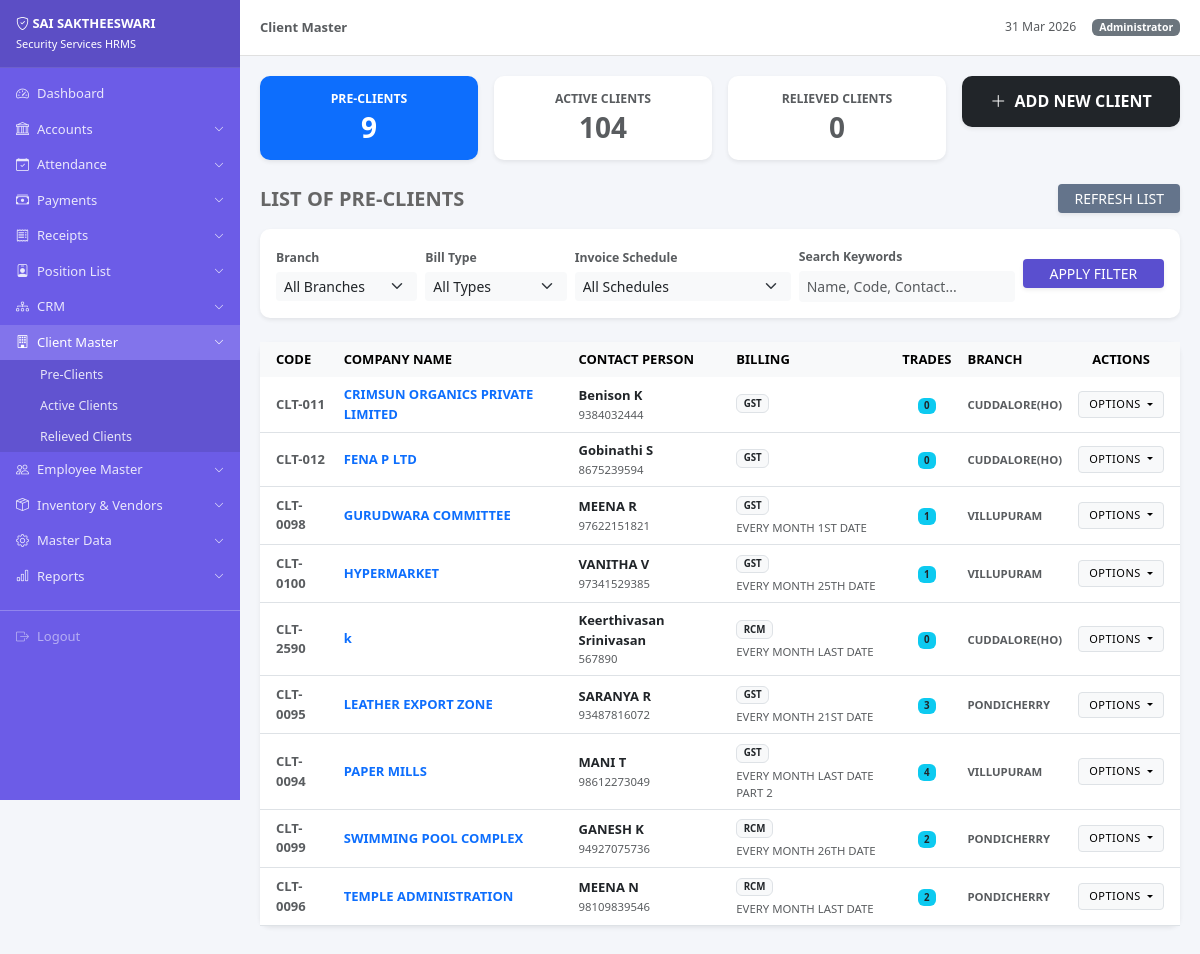
Page /index.php?url=clients/index&status=pre_client (signed in) on the committed database.
### tables this page shows
CREATE TABLE `clients` (
  `id` int(11) NOT NULL,
  `client_code` varchar(20) DEFAULT NULL,
  `company_name` varchar(200) NOT NULL,
  `contact_person` varchar(100) DEFAULT NULL,
  `role` varchar(50) DEFAULT NULL,
  `mobile` varchar(15) DEFAULT NULL,
  `whatsapp` varchar(15) DEFAULT NULL,
  `phone` varchar(20) DEFAULT NULL,
  `ext_no` varchar(20) DEFAULT NULL,
  `email` varchar(100) DEFAULT NULL,
  `gstin` varchar(20) DEFAULT NULL,
  `address` text DEFAULT NULL,
  `branch` varchar(50) DEFAULT 'CUDDALORE(HO)',
  `field_officer` varchar(100) DEFAULT NULL,
  `state` varchar(50) DEFAULT 'TAMIL NADU',
  `district` varchar(50) DEFAULT NULL,
  `taluk` varchar(50) DEFAULT NULL,
  `town` varchar(50) DEFAULT NULL,
  `pincode` varchar(10) DEFAULT NULL,
  `service_shifts` varchar(255) DEFAULT NULL,
  `invoice_schedule` varchar(100) DEFAULT NULL,
  `invoice_calculation_by` varchar(100) DEFAULT NULL,
  `bill_type` enum('GST','RCM','EXEMPT') DEFAULT 'GST',
  `status` enum('pre_client','active','inactive') DEFAULT 'pre_client',
  `reference` varchar(100) DEFAULT NULL,
  `work_order_no` varchar(50) DEFAULT NULL,
  `contract_start` date DEFAULT NULL,
  `contract_end` date DEFAULT NULL,
  `contract_value` decimal(15,2) DEFAULT 0.00,
  `notes` text DEFAULT NULL,
  `created_at` timestamp NOT NULL DEFAULT current_timestamp(),
  `quotation_file` varchar(255) DEFAULT NULL,
  `preclient_remarks` text DEFAULT NULL,
  `gst_exempted` varchar(10) DEFAULT 'No',
  `gst_calc_method` varchar(50) DEFAULT NULL,
  `sac_code` varchar(50) DEFAULT NULL,
  `salary_calc_employee` varchar(50) DEFAULT NULL,
  `month_denominator` varchar(50) DEFAULT NULL,
  `work_order_date` date DEFAULT NULL,
  `tds_avail` varchar(10) DEFAULT 'No',
  `tds_percent` decimal(5,2) DEFAULT NULL,
  `tds_on_gst_percent` decimal(5,2) DEFAULT NULL,
  `epf_avail` varchar(10) DEFAULT 'No',
  `epf_percent` decimal(5,2) DEFAULT NULL,
  `epf_on_value` varchar(50) DEFAULT NULL,
  `esi_avail` varchar(10) DEFAULT 'No',
  `esi_percent` decimal(5,2) DEFAULT NULL,
  `esi_on_value` varchar(50) DEFAULT NULL,
  `weekly_off_for` varchar(255) DEFAULT NULL,
  `company_off_days` varchar(255) DEFAULT NULL,
  `hours_per_duty` int(11) DEFAULT 8,
  `bill_send_by` varchar(50) DEFAULT NULL,
  `grace_period` int(11) DEFAULT 0,
  `service_charges_avail` varchar(10) DEFAULT 'No',
  `service_charges_type` varchar(20) DEFAULT NULL,
  `service_charges_value` decimal(10,2) DEFAULT NULL,
  `doc_attach_invoice` text DEFAULT NULL,
  `prev_contractor_name` varchar(100) DEFAULT NULL,
  `prev_contractor_mobile` varchar(20) DEFAULT NULL,
  `strength` varchar(50) DEFAULT NULL,
  `bank_account_show` varchar(100) DEFAULT NULL,
  `bill_header` varchar(10) DEFAULT 'YES',
  `bill_footer` varchar(10) DEFAULT 'YES'
);

### controllers/BaseController.php (called while the page is built, shortened)
<?php
class BaseController {
    protected PDO $pdo;
    public function __construct(PDO $pdo) {
        $this->pdo = $pdo;
    }
    protected function view(string $viewPath, array $data = []): void {
        extract($data);
        require BASE_PATH . '/views/layout/header.php';
        require BASE_PATH . '/views/' . $viewPath . '.php';
        require BASE_PATH . '/views/layout/footer.php';
    }
    protected function fetchAll(string $sql, array $params = []): array {
        $stmt = $this->pdo->prepare($sql);
        $stmt->execute($params);
        return $stmt->fetchAll();
    }
}

### controllers/ClientController.php (called while the page is built, shortened)
<?php
require_once BASE_PATH . '/controllers/BaseController.php';
class ClientController extends BaseController {
    public function index(?string $param = null): void {
        $status   = Helper::get('status', 'active');
        $search   = Helper::get('search');
        $where = 'WHERE status=?'; $params = [$status];
        $clients  = $this->fetchAll("SELECT c.*, (SELECT COUNT(*) FROM trades WHERE client_id = c.id) AS total_trades FROM clients c $where ORDER BY c.company_name", $params);
        $counts = [
            'pre_client' => (int)$this->pdo->query("SELECT COUNT(*) FROM clients WHERE status='pre_client'")->fetchColumn(),
            'active'     => (int)$this->pdo->query("SELECT COUNT(*) FROM clients WHERE status='active'")->fetchColumn(),
            'inactive'   => (int)$this->pdo->query("SELECT COUNT(*) FROM clients WHERE status='inactive'")->fetchColumn(),
        ];
        $this->view('clients/index', compact('clients','status','search','branch','schedule','billType','branches','schedules','counts')
            + ['pageTitle' => 'Client Master', 'active' => 'clients']);
    }
}

### index.php (called while the page is built, shortened)
<?php
require_once BASE_PATH . '/config/db.php';
require_once BASE_PATH . '/helpers/Helper.php';
$rawUrl = isset($_GET['url']) ? trim($_GET['url'], '/') : '';
$rawUrl = preg_replace('/\.php.*$/', '', $rawUrl);
$rawUrl = preg_replace('/[^a-zA-Z0-9_\/]/', '', $rawUrl);
$parts  = explode('/', $rawUrl);
$method = (isset($parts[1]) && $parts[1] !== '') ? $parts[1] : 'index';
$param  = $parts[2] ?? null;
$controller = new $controllerName($pdo);
$controller->$method($param);

### helpers/Helper.php (called while the page is built, shortened)
<?php
class Helper {
    public static function get(string $key, $default = ''): string {
        return isset($_GET[$key]) ? trim($_GET[$key]) : $default;
    }
}

### views/clients/index.php (the view, shortened to what this page needs)
<?php
$statusLabel = strtoupper(str_replace('_','-',$status));
?>
<div class="row g-3 mb-4">
  <div class="col-md-3">
    <a href="<?= u('clients/index') ?>&status=pre_client" class="text-decoration-none">
      <div class="card border-0 shadow-sm <?= $status==='pre_client'?'bg-primary text-white':'bg-white text-muted' ?>" style="border-radius:10px">
        <div class="card-body p-3 text-center">
          <h6 class="mb-1 small fw-bold">PRE-CLIENTS</h6>
          <h3 class="mb-0 fw-bold"><?= $counts['pre_client'] ?></h3>
        </div>
      </div>
    </a>
  </div>
  <div class="col-md-3">
    <a href="<?= u('clients/index') ?>&status=active" class="text-decoration-none">
      <div class="card border-0 shadow-sm <?= $status==='active'?'bg-success text-white':'bg-white text-muted' ?>" style="border-radius:10px">
        <div class="card-body p-3 text-center">
          <h6 class="mb-1 small fw-bold">ACTIVE CLIENTS</h6>
          <h3 class="mb-0 fw-bold"><?= $counts['active'] ?></h3>
        </div>
      </div>
    </a>
  </div>
  <div class="col-md-3">
    <a href="<?= u('clients/index') ?>&status=inactive" class="text-decoration-none">
      <div class="card border-0 shadow-sm <?= $status==='inactive'?'bg-danger text-white':'bg-white text-muted' ?>" style="border-radius:10px">
        <div class="card-body p-3 text-center">
          <h6 class="mb-1 small fw-bold">RELIEVED CLIENTS</h6>
          <h3 class="mb-0 fw-bold"><?= $counts['inactive'] ?></h3>
        </div>
      </div>
    </a>
  </div>
  <div class="col-md-3">
    <a href="<?= u('clients/add') ?>" class="text-decoration-none">
      <div class="card border-0 shadow-sm bg-dark text-white" style="border-radius:10px">
        <div class="card-body p-3 text-center d-flex align-items-center justify-content-center" style="height: 100%;">
          <h6 class="mb-0 fw-bold"><i class="bi bi-plus-lg me-1"></i> ADD NEW CLIENT</h6>
        </div>
      </div>
    </a>
  </div>
</div>
<div class="d-flex justify-content-between align-items-center mb-3">
  <h5 class="mb-0 text-uppercase fw-semibold" style="color:#666">LIST OF <?= $statusLabel ?>S</h5>
  <a href="<?= u('clients/index') ?>&status=<?= htmlspecialchars($status) ?>" class="btn btn-secondary btn-sm px-3 shadow-sm border-0" style="background:#64748b">
    REFRESH LIST
  </a>
</div>
<div class="card mb-4 border-0 shadow-sm" style="border-radius:10px">
  <div class="card-body p-3">
    <form class="row g-2 align-items-center" method="GET" action="index.php">
      <div class="col-md-2">
        <label class="small fw-bold text-muted mb-1">Branch</label>
        <select name="branch" class="form-select form-select-sm border-0 bg-light">
          <option value="">All Branches</option>
        </select>
      </div>
      <div class="col-md-2">
        <label class="small fw-bold text-muted mb-1">Bill Type</label>
        <select name="bill_type" class="form-select form-select-sm border-0 bg-light">
          <option value="">All Types</option>
        </select>
      </div>
      <div class="col-md-3">
        <label class="small fw-bold text-muted mb-1">Invoice Schedule</label>
        <select name="schedule" class="form-select form-select-sm border-0 bg-light">
          <option value="">All Schedules</option>
        </select>
      </div>
      <div class="col-md-3">
        <label class="small fw-bold text-muted mb-1">Search Keywords</label>
        <input type="text" name="search" class="form-control form-control-sm border-0 bg-light" placeholder="Name, Code, Contact..." value="<?= htmlspecialchars($search ?? '') ?>">
      </div>
      <div class="col-md-2 d-flex align-items-end">
        <button type="submit" class="btn btn-sm btn-primary w-100 shadow-sm border-0" style="background:#5a4fcf">APPLY FILTER</button>
      </div>
    </form>
  </div>
</div>
<div class="card border-0 shadow-sm" style="border-radius:10px">
  <div class="card-body p-0">
    <div class="table-responsive">
      <table class="table table-hover align-middle mb-0" style="font-size:13px">
        <thead class="table-light text-muted">
          <tr>
            <th class="ps-3 border-0 fw-semibold">CODE</th>
            <th class="border-0 fw-semibold">COMPANY NAME</th>
            <th class="border-0 fw-semibold">CONTACT PERSON</th>
            <th class="border-0 fw-semibold">BILLING</th>
            <th class="border-0 fw-semibold">TRADES</th>
            <th class="border-0 fw-semibold">BRANCH</th>
            <th class="pe-3 border-0 fw-semibold text-center">ACTIONS</th>
          </tr>
        </thead>
        <tbody>
        <?php foreach ($clients as $c): ?>
        <tr>
          <td class="ps-3 fw-bold text-muted"><?= htmlspecialchars($c['client_code']) ?></td>
          <td class="fw-bold"><a href="<?= u('clients/profile/'.$c['id']) ?>" class="text-decoration-none text-primary"><?= htmlspecialchars($c['company_name']) ?></a></td>
          <td class="text-dark">
            <div class="fw-semibold"><?= htmlspecialchars($c['contact_person'] ?? '') ?></div>
            <div class="text-muted small"><?= htmlspecialchars($c['mobile'] ?? '') ?></div>
          </td>
          <td>
            <span class="badge border text-dark fw-semibold" style="background:#f8f9fa"><?= htmlspecialchars($c['bill_type']) ?></span>
            <div class="text-muted small mt-1"><?= htmlspecialchars($c['invoice_schedule'] ?? '') ?></div>
          </td>
          <td class="text-center">
            <span class="badge bg-info text-dark fw-bold"><?= $c['total_trades'] ?></span>
          </td>
          <td class="fw-semibold text-muted small"><?= htmlspecialchars($c['branch'] ?? '') ?></td>
          <td class="pe-3 text-center">
            <div class="dropdown">
              <button class="btn btn-light btn-sm border dropdown-toggle" type="button" data-bs-toggle="dropdown" style="font-size:11px;padding:4px 10px;text-transform:uppercase;letter-spacing:0.5px">
                OPTIONS
              </button>
            </div>
          </td>
        </tr>
        <?php endforeach; ?>
        </tbody>
      </table>
    </div>
  </div>
</div>

### views/layout/header.php (style rules this page uses)
:root { --sidebar-w:240px;--header-h:56px }
body { background:#f4f6fa;font-size:14px;overflow-x:hidden }
.card { border:1px solid #e4e4e4;border-radius:10px;box-shadow:none }
.table { font-size:13px }

### rows in the picture
clients: client_code "CLT-011", company_name "CRIMSUN ORGANICS PRIVATE LIMITED", contact_person "Benison K", mobile "9384032444", bill_type "GST", total_trades "0", branch "CUDDALORE(HO)"
clients: client_code "CLT-012", company_name "FENA P LTD", contact_person "Gobinathi S", mobile "8675239594", bill_type "GST", total_trades "0", branch "CUDDALORE(HO)"
clients: client_code "CLT-0098", company_name "GURUDWARA COMMITTEE", contact_person "MEENA R", mobile "97622151821", bill_type "GST", invoice_schedule "EVERY MONTH 1ST DATE", total_trades "1", branch "VILLUPURAM"
clients: client_code "CLT-0100", company_name "HYPERMARKET", contact_person "VANITHA V", mobile "97341529385", bill_type "GST", invoice_schedule "EVERY MONTH 25TH DATE", total_trades "1", branch "VILLUPURAM"
clients: client_code "CLT-2590", company_name "k", contact_person "Keerthivasan Srinivasan", mobile "567890", bill_type "RCM", invoice_schedule "EVERY MONTH LAST DATE", total_trades "0", branch "CUDDALORE(HO)"
clients: client_code "CLT-0095", company_name "LEATHER EXPORT ZONE", contact_person "SARANYA R", mobile "93487816072", bill_type "GST", invoice_schedule "EVERY MONTH 21ST DATE", total_trades "3", branch "PONDICHERRY"
clients: client_code "CLT-0094", company_name "PAPER MILLS", contact_person "MANI T", mobile "98612273049", bill_type "GST", invoice_schedule "EVERY MONTH LAST DATE PART 2", total_trades "4", branch "VILLUPURAM"
clients: client_code "CLT-0099", company_name "SWIMMING POOL COMPLEX", contact_person "GANESH K", mobile "94927075736", bill_type "RCM", invoice_schedule "EVERY MONTH 26TH DATE", total_trades "2", branch "PONDICHERRY"
clients: client_code "CLT-0096", company_name "TEMPLE ADMINISTRATION", contact_person "MEENA N", mobile "98109839546", bill_type "RCM", invoice_schedule "EVERY MONTH LAST DATE", total_trades "2", branch "PONDICHERRY"

### other values in the picture
$pageTitle "Client Master"
Session::userName() "Administrator"
$counts['pre_client'] "9"
$counts['active'] "104"
$counts['inactive'] "0"
$statusLabel "PRE-CLIENT"
